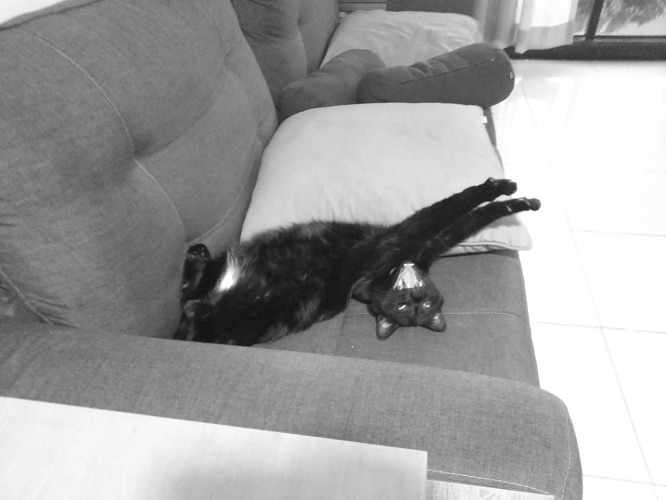
#> input picture trab01/img01-pb.jpeg, 666 x 500 px
$ jupyter execute trab01-A.ipynb   (shell and % lines are left out)
#> lines starting #> are read from the running program, lines starting #| are printed output that depends on the picture; after the words box and inside, x2 and y2 are one past the last pixel; in counts of white or black regions, pixels touching at a corner belong together
# UNB - PPGI
## Processamento de Imagem

### Trabalho 01 - Parte 1/2

<br>

Henrique Brandão
___

Escolha ou prepare duas imagens monocromáticas, entre 500 e 700 pixels de largura ou altura. As dimensões da imagem tem que ser bem documentadas.

Quantize cada imagem em 64, 16, 8, 4 e 2 níveis de cinza.
Repita a quantização mas com difusão de erro, usando pesos de Floyd e Steinberg.

Mostre cada imagem quantizada com ou sem difusão de erro.

Repita experimento para uma imagem colorida, ou seja das mesmas dimensões, mas com 3 componentes, R, G, e B. Trate cada componente como uma imagem monocromática e quantize-as com 4 e 2 níveis de cinza, também com e sem difusão de erro usando os mesmo pesos de Floyd e Steinberg. .

Entrega é um documento em PDF em formato de relatório. Código só em anexo. Não precisa enrolar nem colocar background, mas precisa discutir o que você está fazendo e discutir os resultados.

[cell 1]
import cv2

import numpy as np
import seaborn as sns

from PIL import Image
from matplotlib import pyplot as plt

[cell 2]
DIR_SAIDA = './saida_A/'

[cell 3]
f1, f2 = 'img01-pb.jpeg', 'img02-pb.jpg'
i1, i2 = Image.open(f1), Image.open(f2)
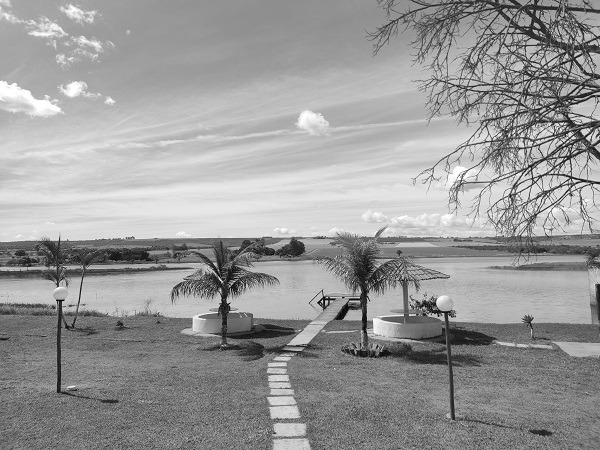
#> input picture trab01/img02-pb.jpg, 600 x 450 px
#> i1 is the input picture: PIL image 666x500 RGB; min 10, max 255, mean 159.5
#> i2 is the input picture: PIL image 600x450 RGB; min 0, max 255, mean 153.4

[cell 4]
plt.figure(figsize=(8, 6))

plt.subplot(1, 2, 1)
plt.title(f'{f1} {i1.size}')
plt.imshow(i1)

plt.subplot(1, 2, 2)
plt.title(f'{f2} {i2.size}')
plt.imshow(i2)

plt.tight_layout()
plt.show()
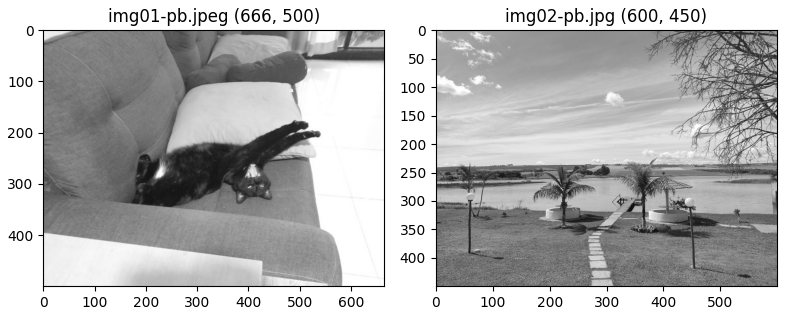
#> figure drawn by matplotlib, 2 panels

[cell 5]
def processa(fp: str, quant: int):

#> called with fp = 'img01-pb.jpeg', quant = 64
    imagem_cinza = cv2.imread(fp, cv2.IMREAD_GRAYSCALE)
#> imagem_cinza: shape (500, 666); min 10, max 255, mean 159.5

    niveis_quantizacao = quant

    imagem_cinza_quantizada = np.uint8(np.floor(imagem_cinza / 256.0 * niveis_quantizacao) * (256.0 / niveis_quantizacao))

    def apply_dithering(image, quant):
#> called with quant = 64
        h, w = image.shape
#> h = 500; w = 666
        for y in range(h):
            for x in range(w):
                old_pixel = image[y, x]
                new_pixel = np.uint8(np.floor(old_pixel / 255.0 * quant) * (255.0 / quant))
                error = old_pixel - new_pixel
                image[y, x] = new_pixel
                if x < w - 1:
                    image[y, x + 1] += error * 7 / 16
                if x > 0 and y < h - 1:
                    image[y + 1, x - 1] += error * 3 / 16
                if y < h - 1:
                    image[y + 1, x] += error * 5 / 16
                if x < w - 1 and y < h - 1:
                    image[y + 1, x + 1] += error * 1 / 16
        return image

    imagem_cinza_dithered = apply_dithering(imagem_cinza, quant)

    return imagem_cinza_quantizada, imagem_cinza_dithered

___
## Imagem #1

[cell 6]
i1q64 = processa(f1, 64)
i1q16 = processa(f1, 16)
i1q8 = processa(f1, 8)
i1q4 = processa(f1, 4)
#> call 4 of apply_dithering, with quant = 4
#> after the loop in apply_dithering (call 4), `for y in range(h):`:
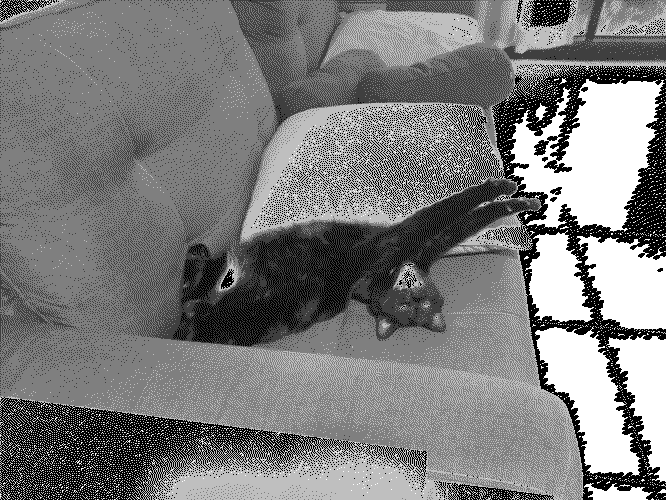
#> image: shape (500, 666); min 0, max 255, mean 124.9
i1q2 = processa(f1, 2)
#> in processa (call 5), `imagem_cinza_quantizada = np.uint8(np.floor(imagem_cinza / 256.0 * niv..`:
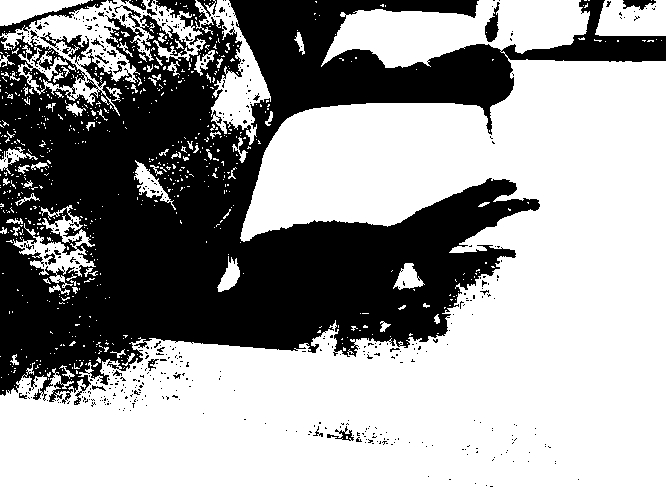
#> imagem_cinza_quantizada: shape (500, 666); values 0 (black) and 128 (white), 62.3% white; 492 black regions (466 under 20 px), largest, box (x1, y1, x2, y2) and area: (0, 0, 666, 405) 121948, (0, 0, 107, 36) 674, (485, 2, 500, 42) 298
#> after the loop in apply_dithering (call 5), `for y in range(h):`:
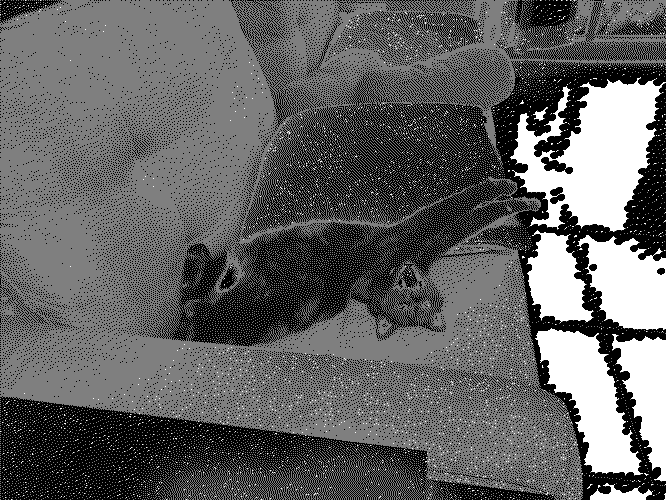
#> image: shape (500, 666); min 0, max 255, mean 99.5

[cell 7]
plt.figure(figsize=(10,26))

plt.subplot(5,2,1)
plt.title('Quantizada - 64')
plt.imshow(i1q64[0], cmap='Grays')
plt.subplot(5,2,2)
plt.title('Difusão de erro - 64')
plt.imshow(i1q64[1], cmap='Grays')

plt.subplot(5,2,3)
plt.title('Quantizada - 16')
plt.imshow(i1q16[0], cmap='Grays')
plt.subplot(5,2,4)
plt.title('Difusão de erro - 16')
plt.imshow(i1q16[1], cmap='Grays')

plt.subplot(5,2,5)
plt.title('Quantizada - 8')
plt.imshow(i1q8[0], cmap='Grays')
plt.subplot(5,2,6)
plt.title('Difusão de erro - 8')
plt.imshow(i1q8[1], cmap='Grays')

plt.subplot(5,2,7)
plt.title('Quantizada - 4')
plt.imshow(i1q4[0], cmap='Grays')
plt.subplot(5,2,8)
plt.title('Difusão de erro - 4')
plt.imshow(i1q4[1], cmap='Grays')

plt.subplot(5,2,9)
plt.title('Quantizada - 2')
plt.imshow(i1q2[0], cmap='Grays')
plt.subplot(5,2,10)
plt.title('Difusão de erro - 2')
plt.imshow(i1q2[1], cmap='Grays')

plt.show()

___
## Imagem #2

[cell 8]
i2q64 = processa(f2, 64)
i2q16 = processa(f2, 16)
i2q8 = processa(f2, 8)
#> in processa (call 8), `imagem_cinza_quantizada = np.uint8(np.floor(imagem_cinza / 256.0 * niv..`:
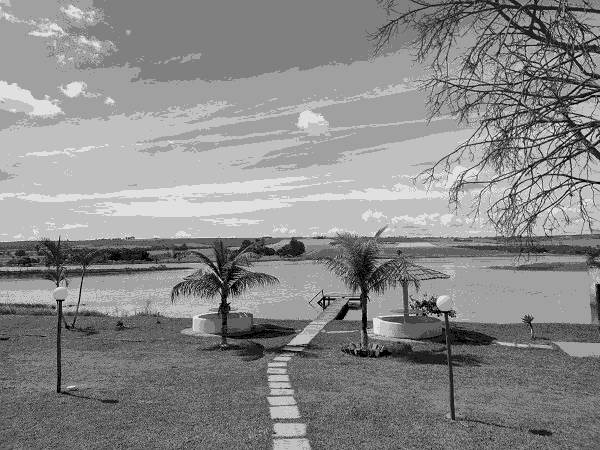
#> imagem_cinza_quantizada: shape (450, 600); min 0, max 224, mean 137.1
i2q4 = processa(f2, 4)
#> in processa (call 9), `imagem_cinza_quantizada = np.uint8(np.floor(imagem_cinza / 256.0 * niv..`:
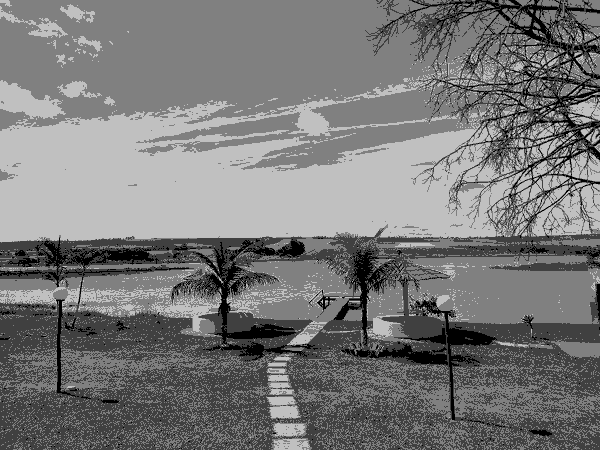
#> imagem_cinza_quantizada: shape (450, 600); min 0, max 192, mean 120.9
#> after the loop in apply_dithering (call 9), `for y in range(h):`:
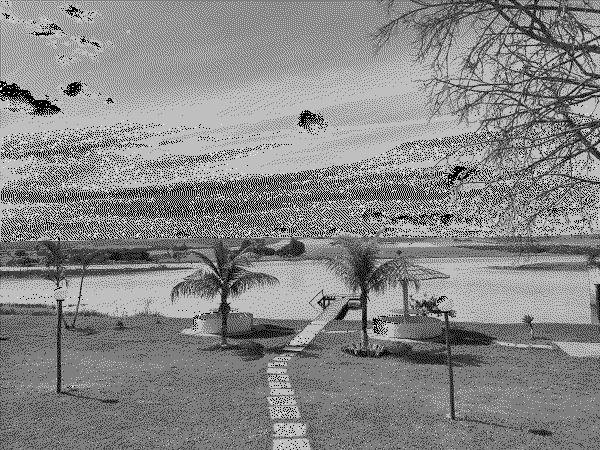
#> image: shape (450, 600); min 0, max 255, mean 135.1
i2q2 = processa(f2, 2)
#> in processa (call 10), `imagem_cinza_quantizada = np.uint8(np.floor(imagem_cinza / 256.0 * niv..`:
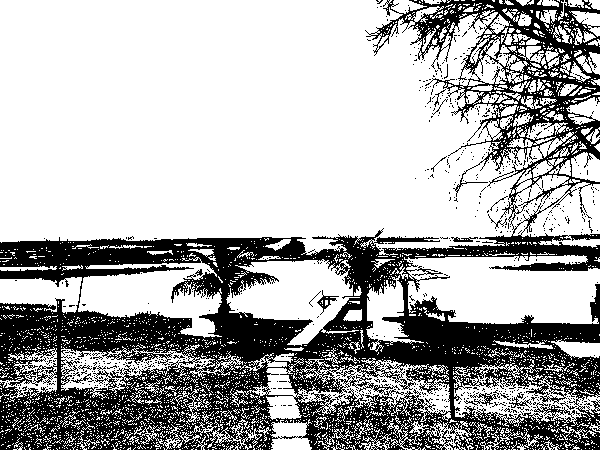
#> imagem_cinza_quantizada: shape (450, 600); values 0 (black) and 128 (white), 68.6% white; 704 black regions (688 under 20 px), largest, box (x1, y1, x2, y2) and area: (0, 0, 600, 450) 82409, (464, 392, 497, 406) 146, (317, 290, 339, 315) 130
#> after the loop in apply_dithering (call 10), `for y in range(h):`:
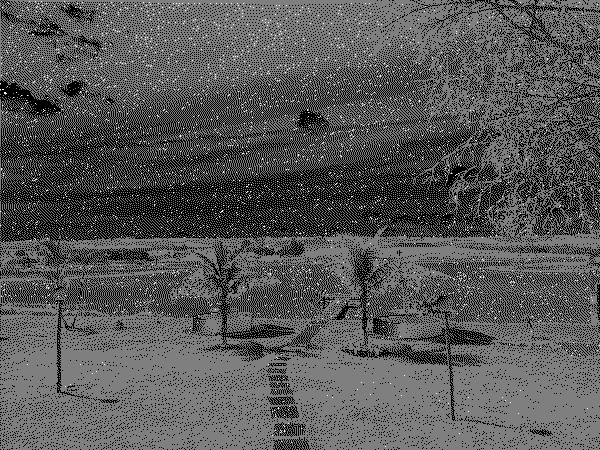
#> image: shape (450, 600); min 0, max 255, mean 86.6

[cell 9]
plt.figure(figsize=(10,26))

plt.subplot(5,2,1)
plt.title('Quantizada - 64')
plt.imshow(i2q64[0], cmap='Grays')
plt.subplot(5,2,2)
plt.title('Difusão de erro - 64')
plt.imshow(i2q64[1], cmap='Grays')

plt.subplot(5,2,3)
plt.title('Quantizada - 16')
plt.imshow(i2q16[0], cmap='Grays')
plt.subplot(5,2,4)
plt.title('Difusão de erro - 16')
plt.imshow(i2q16[1], cmap='Grays')

plt.subplot(5,2,5)
plt.title('Quantizada - 8')
plt.imshow(i2q8[0], cmap='Grays')
plt.subplot(5,2,6)
plt.title('Difusão de erro - 8')
plt.imshow(i2q8[1], cmap='Grays')

plt.subplot(5,2,7)
plt.title('Quantizada - 4')
plt.imshow(i2q4[0], cmap='Grays')
plt.subplot(5,2,8)
plt.title('Difusão de erro - 4')
plt.imshow(i2q4[1], cmap='Grays')

plt.subplot(5,2,9)
plt.title('Quantizada - 2')
plt.imshow(i2q2[0], cmap='Grays')
plt.subplot(5,2,10)
plt.title('Difusão de erro - 2')
plt.imshow(i2q2[1], cmap='Grays')

plt.show()

___
### Salvar imagens

[cell 10]
def salvar_lote(fn: str, lote: list, dir_saida='saida_A'):
#> called with fn = 'i1', dir_saida = 'saida_A'
    __ = tuple(zip((64, 16, 8, 4, 2), lote))
    for q,img in __:
        Image.fromarray(img[0]).save(f'{dir_saida}/{fn}-{q}.png')
        Image.fromarray(img[1]).save(f'{dir_saida}/{fn}-{q}-dither.png')

[cell 11]
salvar_lote('i1', [i1q64, i1q16, i1q8, i1q4, i1q2])

[cell 12]
salvar_lote('i2', [i2q64, i2q16, i2q8, i2q4, i2q2])
